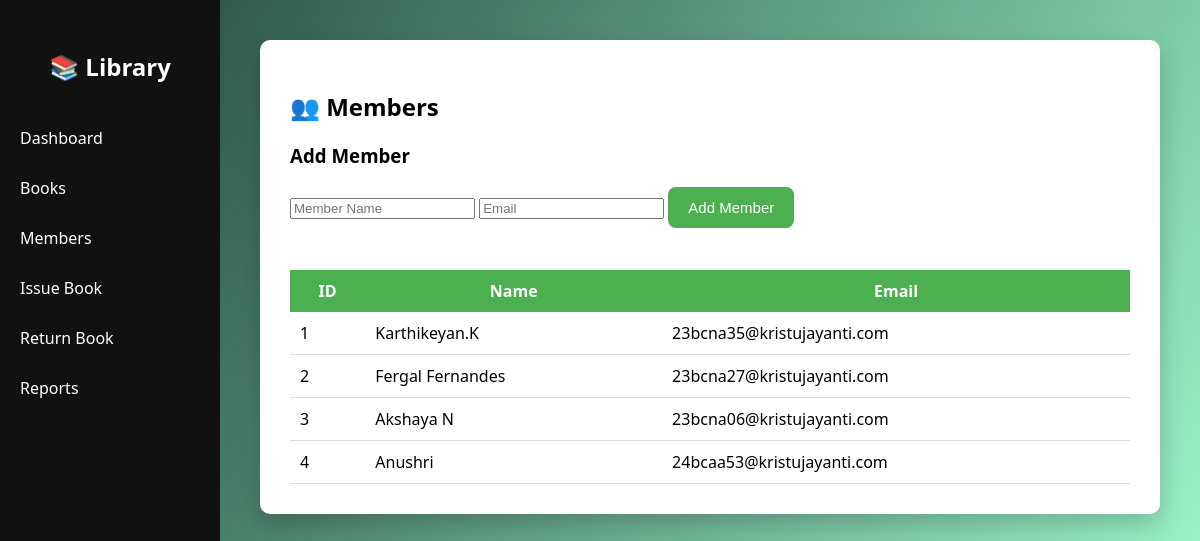
The app's page /members, older data.
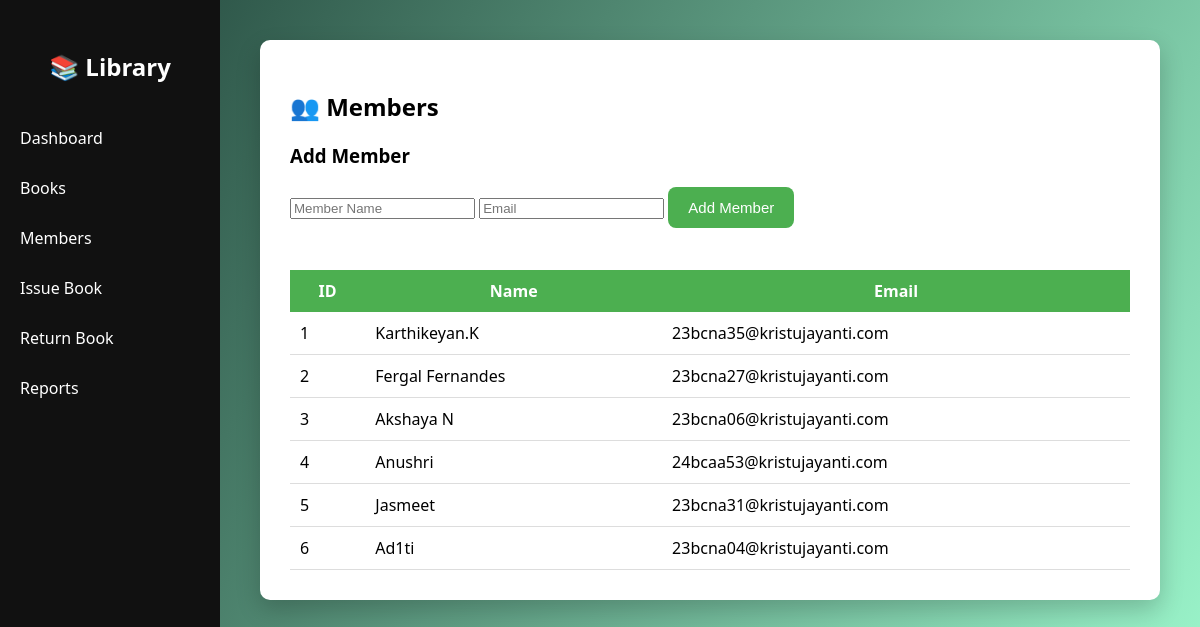
The same page, newer data.
### tables this page shows
CREATE TABLE members(
        id INTEGER PRIMARY KEY AUTOINCREMENT,
        name TEXT,
        email TEXT
        );

### app.py (the view)
@app.route('/members')
def members():
    conn = connect_db()
    c = conn.cursor()
    c.execute("SELECT * FROM members")
    members = c.fetchall()
    conn.close()
    return render_template("members.html", members=members)

### app.py (called while the page is built)
def connect_db():
    return sqlite3.connect('library.db')

### templates/members.html
{% extends "layout.html" %}
{% block content %}
<h2>👥 Members</h2>
<h3>Add Member</h3>
<form method="POST" action="/add_member">
<input type="text" name="name" placeholder="Member Name" required>
<input type="email" name="email" placeholder="Email" required>
<button class="btn">Add Member</button>
</form>
<br>
<table>
<tr>
<th>ID</th>
<th>Name</th>
<th>Email</th>
</tr>
{% for m in members %}
<tr>
<td>{{m[0]}}</td>
<td>{{m[1]}}</td>
<td>{{m[2]}}</td>
</tr>
{% endfor %}
</table>
{% endblock %}

### templates/layout.html (shortened to what this page needs)
<!DOCTYPE html>
<html>
<head>
</head>
<body>
<div class="sidebar">
<h2>📚 Library</h2>
<a href="/dashboard">Dashboard</a>
<a href="/books">Books</a>
<a href="/members">Members</a>
<a href="/issue">Issue Book</a>
<a href="/return">Return Book</a>
<a href="/reports">Reports</a>
</div>
<div class="main">
<div class="card">
{% block content %}
{% endblock %}
</div>
</div>
</body>
</html>

### templates/layout.html (style rules this page uses)
body { margin:0; font-family:Segoe UI; background:linear-gradient(120deg,#1f4037,#99f2c8); }
.sidebar { width:220px; height:100vh; background:#111; position:fixed; padding-top:30px; }
.sidebar h2 { color:white; text-align:center; margin-bottom:30px; }
.sidebar a { display:block; color:white; padding:14px 20px; text-decoration:none; font-size:16px; }
.main { margin-left:220px; padding:40px; }
.card { background:white; padding:30px; border-radius:10px; box-shadow:0 10px 25px rgba(0,0,0,0.2); }
.btn { padding:12px 20px; background:#4CAF50; border:none; color:white; border-radius:8px; cursor:pointer; font-size:15px; }
table { width:100%; border-collapse:collapse; margin-top:20px; }
th { background:#4CAF50; color:white; padding:10px; }
td { padding:10px; border-bottom:1px solid #ddd; }

Row changes from the older to the newer data that the page shows:
added members: id "5", name "Jasmeet", email "23bcna31@kristujayanti.com"
added members: id "6", name "Ad1ti", email "23bcna04@kristujayanti.com"
